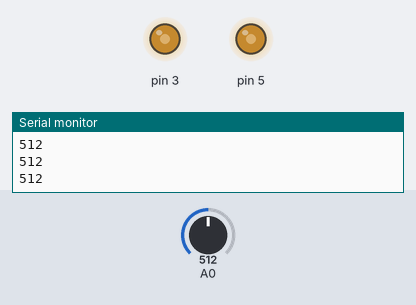
Recording of a sketch running on a simulated Arduino Uno, built with avr-gcc and run on an emulated ATmega328P. Shown: output pins drawn as LEDs (lit = HIGH), the last lines printed to the serial monitor. The inputs (shaded band) are chosen by the test bench; at power-on: A0 = 512.

Above: at 1.2 s.
1.3 s: A0 set to 716
At 1.8 s:
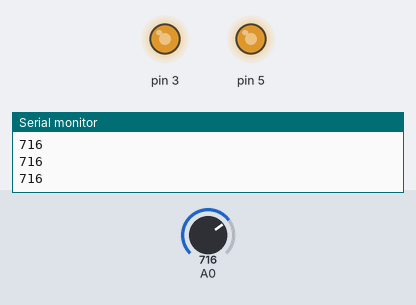
2.8 s: A0 set to 900
At 3.1 s:
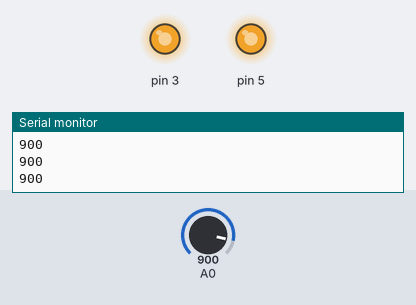
4.3 s: A0 set to 122
At 5.3 s:
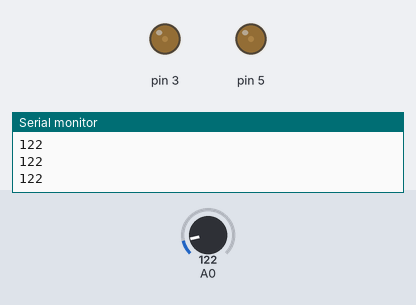
5.8 s: A0 set to 0
At 6.5 s:
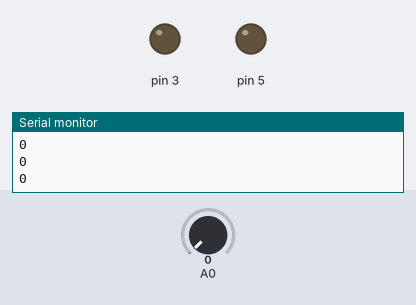
7.3 s: A0 set to 511
At 7.6 s:
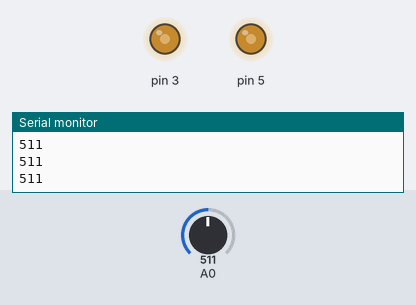
Timing chart, 0 to 9.8 s (numbered marks = the images above; inputs shaded):
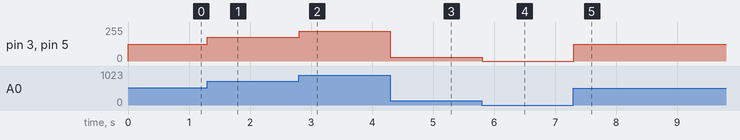

Measured:
- after the input at 1.3 s, pin 3, pin 5: 127/255 → 178/255 at once
- after the input at 2.8 s, pin 3, pin 5: 178/255 → 224/255 at once
- after the input at 4.3 s, pin 3, pin 5: 224/255 → 30/255 at once
- after the input at 5.8 s, pin 3, pin 5: 30/255 → 0/255 at once
- after the input at 7.3 s, pin 3, pin 5: 0/255 → 127/255 at once

The sketch:

dimmerLEDG10.ino
```cpp
/* Este programa enciende y apaga un LED progresivamente*/
int potenciometro=0;
int brillo=0;

void setup() {
  pinMode(3,OUTPUT);
  pinMode(5,OUTPUT);
  Serial.begin(9600);
}

void loop() {
  potenciometro=analogRead(A0); //se obtiene un valor entre 0 y 1023
                              //donde 0 corresponde a 0 v y 1023 a 5V
  //brillo=potenciometro/4;
  brillo=map(potenciometro,0,1023,0,255); //Esta función mapea un rango de entrada a un rango de salida
  analogWrite(3,brillo);
  analogWrite(5,brillo);
  Serial.println(potenciometro);

}

/*
 * for(int brillo=0; brillo<=255; brillo++)
  {
    analogWrite(3,brillo);//
    analogWrite(5,brillo);
    delay(10);
  }
  for(int brillo=255; brillo>=0; brillo--)
  {
    analogWrite(3,brillo);//
    analogWrite(5,brillo);
    delay(10);
  }
 *  */
```
